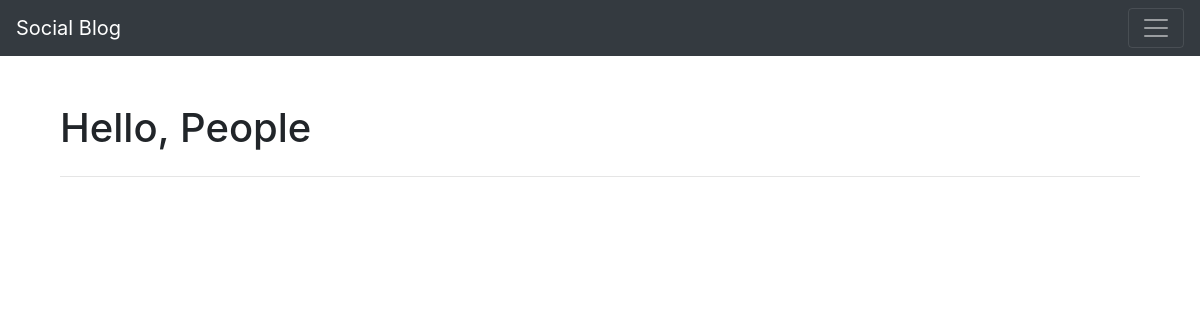
The app's page /, older data.
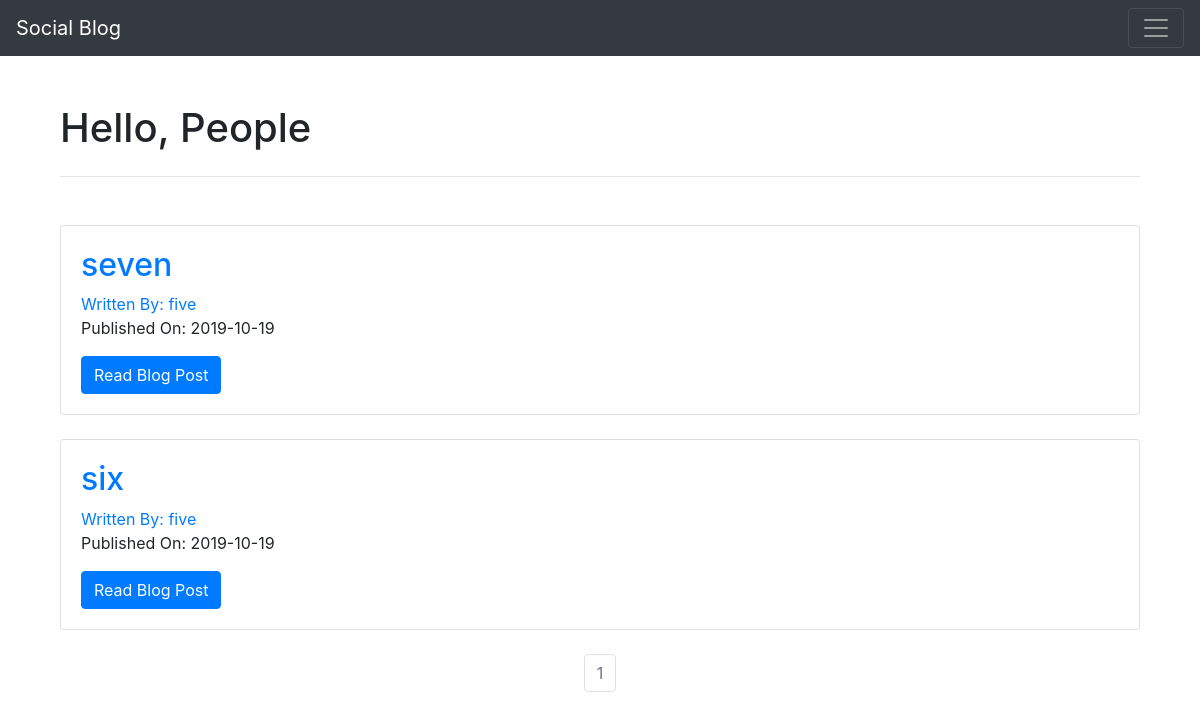
The same page, newer data.
### puppycompanyblog/models.py (models this page shows, shortened)
class BlogPost(db.Model):
    users = db.relationship(User)
    id = db.Column(db.Integer,primary_key=True)
    user_id = db.Column(db.Integer,db.ForeignKey('users.id'),nullable=False)
    date = db.Column(db.DateTime,nullable=False,default=datetime.utcnow)
    title = db.Column(db.String(140),nullable=False)
    text = db.Column(db.Text,nullable=False)

class User(db.Model,UserMixin):
    __tablename__ = 'users'
    id = db.Column(db.Integer,primary_key=True)
    profile_image = db.Column(db.String(64),nullable=False,default='default_profile.jpg')
    email = db.Column(db.String(64),unique=True,index=True)
    username = db.Column(db.String(64),unique=True,index=True)
    password_hash = db.Column(db.String(128))
    posts = db.relationship('BlogPost',backref='author',lazy=True)

### puppycompanyblog/core/views.py (the view)
@core.route('/')
def index():
    page = request.args.get('page',1,type=int)
    blog_posts = BlogPost.query.order_by(BlogPost.date.desc()).paginate(page=page, per_page=5)
    return render_template('index.html', blog_posts=blog_posts)

### puppycompanyblog/templates/index.html
{% extends "base.html" %}
{% block content %}
  <br>
  <br>
  <div class = "container">
    {% if current_user.is_authenticated %}
    <h1>Hello, {{current_user.username}}</h1>
    {% else %}
    <h1>Hello, People</h1>
    {% endif %}
    <hr class="my-4">
  </div>
  <br>
  <div class="container">
    {% for post in blog_posts.items %}
    <div class="card">
      <div class="card-body">
        <h2><a class="card-title" href="{{url_for('blog_posts.blog_post', blog_post_id=post.id)}}">{{post.title}}</a></h2>
        <a href="{{url_for('users.user_posts', username=post.author.username)}}">Written By: {{post.author.username}}</a>
        <p>Published On: {{post.date.strftime('%Y-%m-%d')}}</p>
        <a class="btn btn-primary" href="{{url_for('blog_posts.blog_post', blog_post_id=post.id)}}">Read Blog Post</a>
      </div>
    </div>
    <br>
    {% endfor %}
  </div>
  <nav aria-label="Page Navigation example">
    <ul class="pagination justify-content-center">
        {% for page_num in blog_posts.iter_pages(left_edge=1, right_edge=1, left_current=1, right_current=2) %}
            {% if blog_posts.page == page_num %}
            <li class="page-item disabled">
                <a class = "page-link" href="{{url_for('core.index', page=page_num)}}">{{page_num}}</a>
            </li>
            {% else %}
            <li class="page-item">
                    <a class = "page-link" href="{{url_for('core.index', page=page_num)}}">{{page_num}}</a>
                </li>
            {% endif %}
        {% endfor %}
    </ul>
</nav>
{% endblock %}

### puppycompanyblog/templates/base.html (shortened to what this page needs)
<!DOCTYPE html>
<html lang="en" dir="ltr">
  <head>
    <link rel="stylesheet" href="https://maxcdn.bootstrapcdn.com/bootstrap/4.0.0/css/bootstrap.min.css">
  </head>
  <body>
      <nav class="navbar navbar-dark bg-dark">
        <a class="navbar-brand" href="{{url_for('core.index')}}">Social Blog</a>
        <button class="navbar-toggler" type="button" data-toggle="collapse" data-target="#navbarSupportedContent" aria-controls="navbarSupportedContent" aria-expanded="false" aria-label="Toggle navigation">
          <span class="navbar-toggler-icon"></span>
        </button>
      </nav>
<div class="container">
  {% block content %}
  {% endblock %}
</div>
  </body>
</html>

Row changes from the older to the newer data that the page shows:
added BlogPost: title "seven", author.username "five", date "2019-10-19"
added BlogPost: title "six", author.username "five", date "2019-10-19"
Text that changed along with them:
new list line: "1"
